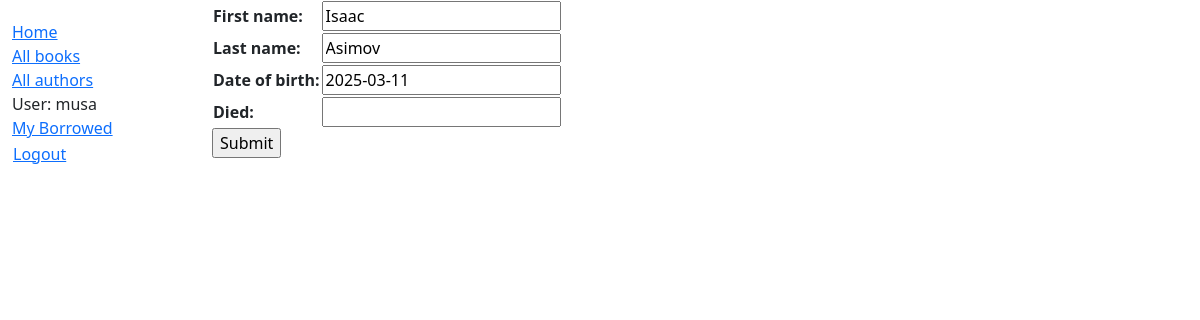
The page /catalog/author/1/update/ (signed in) on the database its author committed.
### catalog/models.py (models this page shows, shortened)
class Author(models.Model):
    first_name = models.CharField(max_length=100)
    last_name = models.CharField(max_length=100)
    date_of_birth = models.DateField(null=True, blank=True)
    date_of_death = models.DateField('died', null=True, blank=True)
    class Meta:
        ordering = ['last_name', 'first_name']

### catalog/views.py (the view)
# urls.py: path('author/<int:pk>/update/', views.AuthorUpdate.as_view(), name='author-update'),
class AuthorUpdate(PermissionRequiredMixin, UpdateView):
    model = Author
    fields = '__all__'
    permission_required = 'catalog.change_author'

### catalog/templates/catalog/author_form.html (shortened to what this page needs)
{% extends "base_generic.html" %}
{% block content %}
<form action="" method="post">
  <table>
    {{ form.as_table }}
  </table>
  <input type="submit" value="Submit" />
</form>
{% endblock %}

### catalog/templates/base_generic.html (shortened to what this page needs)
<!doctype html>
<html lang="en">
<head>
    <link href="https://cdn.jsdelivr.net/npm/bootstrap@5.3.3/dist/css/bootstrap.min.css"
          rel="stylesheet"
>
    {% load static %}
    <link rel="stylesheet" href="{% static 'css/styles.css' %}"/>
</head>
<body>
    <div class="container-fluid">
        <div class="row">
            <div class="col-sm-2">
                {% block sidebar %}
                    <ul class="sidebar-nav">
                        <li><a href="{% url 'index' %}">Home</a></li>
                        <li><a href="{% url 'books' %}">All books</a></li>
                        <li><a href="{% url 'authors' %}">All authors</a></li>
                        {% if user.is_authenticated %}
                            <li>User: {{ user.get_username }}</li>
                            <li><a href="{% url 'my-borrowed' %}">My Borrowed</a></li>
                            <li>
                                <form id="logout-form" method="post" action="{% url 'logout' %}">
                                    <button type="submit" class="btn btn-link">Logout</button>
                                </form>
                            </li>
                        {% else %}
                            <li><a href="{% url 'login' %}?next={{ request.path }}">Login</a></li>
                        {% endif %}
                    </ul>
                {% endblock %}
            </div>
            <div class="col-sm-10 ">
                {% block content %}{% endblock %}
            </div>
        </div>
    </div>
</body>
</html>

### catalog/static/css/styles.css (style rules this page uses)
.sidebar-nav { margin-top: 20px; padding: 0; list-style: none; }
#logout-form { display: inline; }
#logout-form button { padding: 0; margin: 0; }

### rows shown on the page
Author: first_name "Isaac", last_name "Asimov", date_of_birth "2025-03-11"

### other values the page prints
{{ user.get_username }} "musa"
